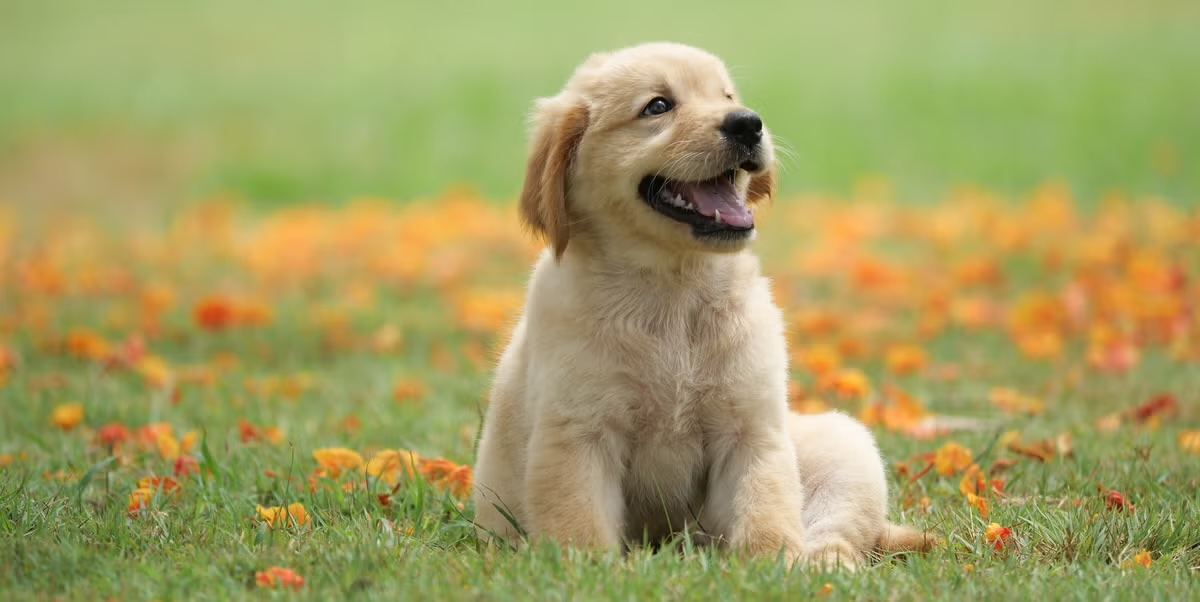
#> input picture Data/Dog.jpg, 1200 x 602 px
$ jupyter execute experiment-7.ipynb   (older library calls are emulated)
#> lines starting #> are read from the running program, lines starting #| are printed output that depends on the picture; after the words box and inside, x2 and y2 are one past the last pixel; in counts of white or black regions, pixels touching at a corner belong together
[cell 1]
import cv2
import numpy as np
import matplotlib.pyplot as plt
from matplotlib.patches import Rectangle
from skimage.feature import graycomatrix, graycoprops
from mpl_toolkits.mplot3d import Axes3D

[cell 2]
image = cv2.imread("../Data/Dog.jpg", cv2.IMREAD_GRAYSCALE)
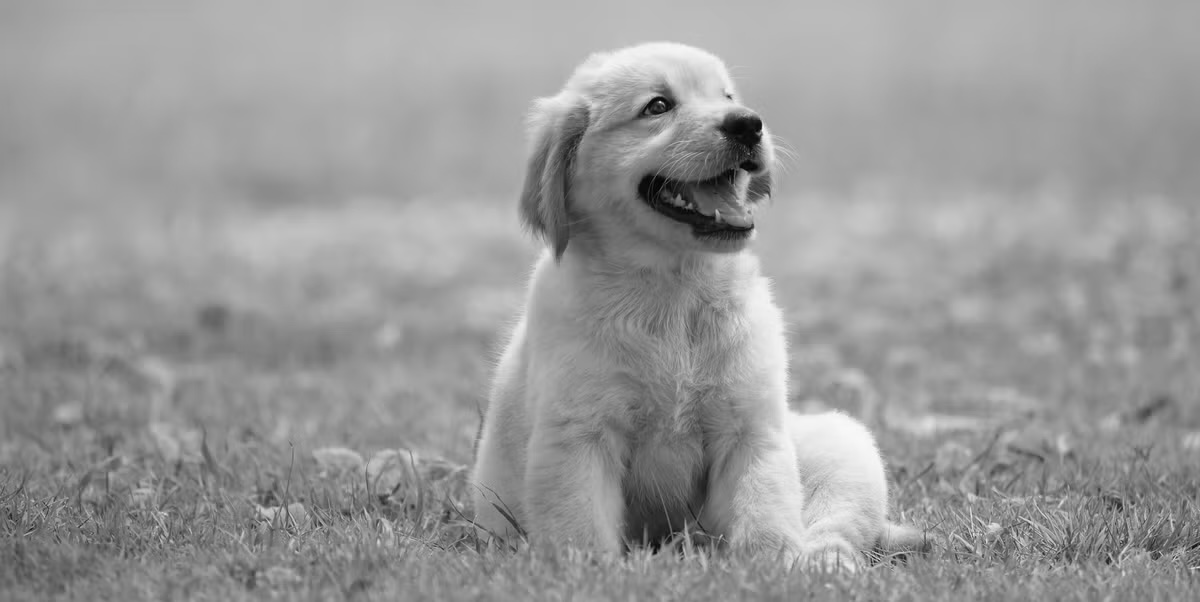
#> image: shape (602, 1200); min 1, max 251, mean 153.1

plt.figure(figsize=(6, 5))
plt.imshow(image, cmap="gray")
plt.title("Original Grayscale Image", fontsize=14)
plt.axis("off")
plt.show()

print("Image Dimensions:", image.shape)
#| Image Dimensions: (602, 1200)

[cell 3]
patch_size = 64

patch_locations = {
    "Background": (150, 100),
    "Fur": (680, 260),
    "Floor": (250, 460)
}

patches = {name: image[y:y + patch_size, x:x + patch_size] for name, (x, y) in patch_locations.items()}
#> patches = 3 items

fig, ax = plt.subplots(figsize=(10, 5))
ax.imshow(image, cmap="gray")
ax.set_title("Original Image with Selected Texture Patches", fontsize=14, fontweight="bold")

colors = ["red", "lime", "cyan"]

for (name, (x, y)), color in zip(patch_locations.items(), colors):
    rect = Rectangle((x, y), patch_size, patch_size, linewidth=2, edgecolor=color, facecolor="none")
    ax.add_patch(rect)
    ax.text(x, y - 8, name, color=color, fontsize=11, fontweight="bold")

ax.axis("off")
plt.tight_layout()
plt.show()
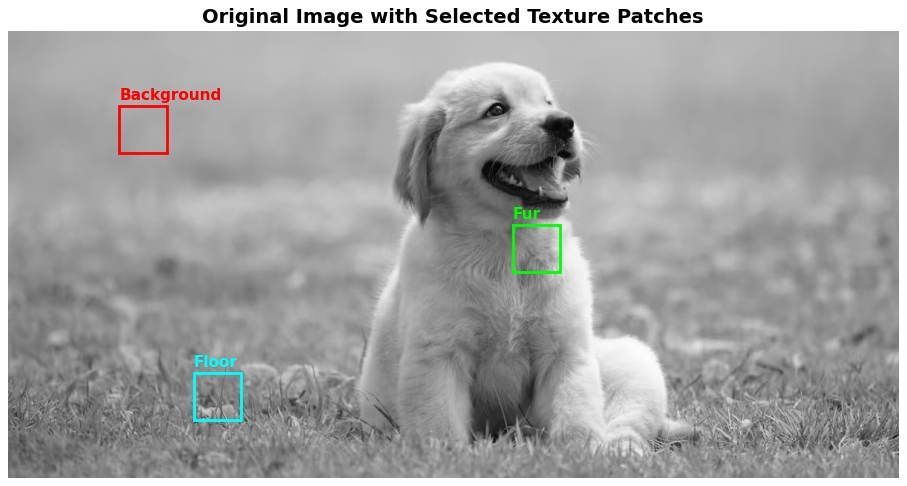
#> figure drawn by matplotlib, 1 panel

[cell 4]
fig, axes = plt.subplots(1, len(patches), figsize=(12, 4))
fig.suptitle(f"Extracted Texture Patches ({patch_size}x{patch_size})", fontsize=14, fontweight="bold")

for idx, (name, patch) in enumerate(patches.items()):
    axes[idx].imshow(patch, cmap="gray")
    axes[idx].set_title(name, fontsize=12)
    axes[idx].axis("off")
#> this loop made 3 passes
#> name on passes 1 to 3: 'Background', 'Fur', 'Floor'

plt.tight_layout()
plt.show()
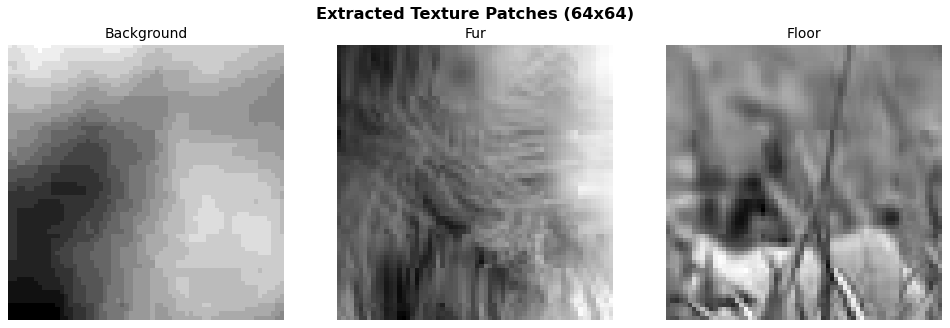
#> figure drawn by matplotlib, 3 panels

[cell 5]
def extract_glcm_features(patch: np.ndarray, levels: int = 16) -> tuple[dict[str, float], np.ndarray]:
    quantized = (patch // (256 // levels)).astype(np.uint8)
    glcm = graycomatrix(
        quantized,
        distances=[1],
        angles=[0, np.pi / 4, np.pi / 2, 3 * np.pi / 4],
        levels=levels,
        symmetric=True,
        normed=True
    )
    props = {
        "Dissimilarity": float(np.mean(graycoprops(glcm, "dissimilarity"))),
        "Correlation": float(np.mean(graycoprops(glcm, "correlation"))),
        "Contrast": float(np.mean(graycoprops(glcm, "contrast"))),
        "Homogeneity": float(np.mean(graycoprops(glcm, "homogeneity"))),
        "Energy": float(np.mean(graycoprops(glcm, "energy")))
    }
    return props, glcm

features = {}
glcm_matrices = {}

for name, patch in patches.items():
    props, glcm = extract_glcm_features(patch)
    features[name] = props
    glcm_matrices[name] = glcm
#> this loop made 3 passes
#> pass 1, in extract_glcm_features, `quantized = (patch // (256 // levels)).astype(np.uint8)`:
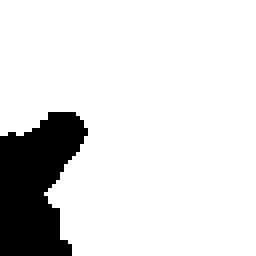
#> quantized: shape (64, 64) (shown 4 times larger); values 9 (black) and 10 (white), 86.7% white; 1 black region, box (x1, y1, x2, y2) and area: (0, 28, 22, 64) 545
#> pass 2, in extract_glcm_features (call 2), `quantized = (patch // (256 // levels)).astype(np.uint8)`:
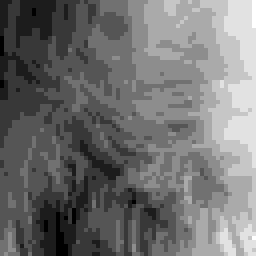
#> quantized: shape (64, 64) (shown 4 times larger); min 5, max 14, mean 8.97; drawn with min black and max white
#> pass 3, in extract_glcm_features (call 3), `quantized = (patch // (256 // levels)).astype(np.uint8)`:
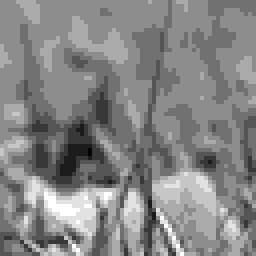
#> quantized: shape (64, 64) (shown 4 times larger); min 3, max 12, mean 7.72; drawn with min black and max white
#> after the loop, features = 3 items; glcm_matrices = 3 items

print("GLCM Texture Features\n")
for name, values in features.items():
    print(name)
    for feature, value in values.items():
        print(f"{feature}: {value:.4f}")
    print()

[cell 6]
fig, axes = plt.subplots(1, len(patches), figsize=(15, 4))
fig.suptitle("Normalized GLCM Matrices (16 Gray Levels, Distance = 1)", fontsize=14, fontweight="bold")

for idx, (name, glcm) in enumerate(glcm_matrices.items()):
    glcm_avg = np.mean(glcm[:, :, 0, :], axis=-1)
    im = axes[idx].imshow(glcm_avg, cmap="Blues")
    axes[idx].set_title(f"{name} GLCM", fontsize=12)
    axes[idx].set_xlabel("Neighbor Gray Level")
    axes[idx].set_ylabel("Reference Gray Level")
    plt.colorbar(im, ax=axes[idx], fraction=0.046, pad=0.04)

plt.tight_layout()
plt.show()
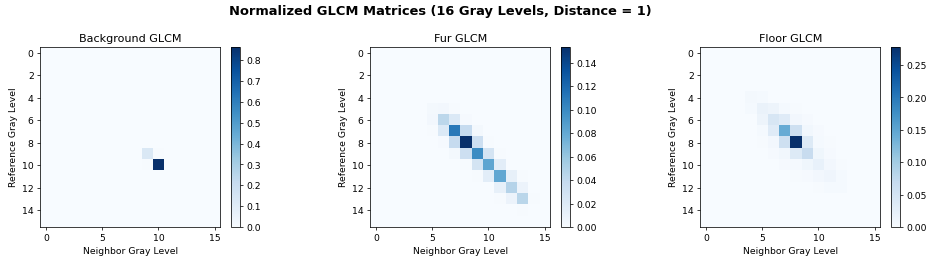
#> figure drawn by matplotlib, 6 panels

[cell 7]
fig, axes = plt.subplots(1, 2, figsize=(14, 5))
fig.suptitle("GLCM 2D Feature Space Comparisons", fontsize=15, fontweight="bold")

for name, values in features.items():
    axes[0].scatter(values["Dissimilarity"], values["Correlation"], s=120, label=name)
    axes[0].annotate(name, (values["Dissimilarity"], values["Correlation"]), textcoords="offset points", xytext=(8, 5), fontweight="bold")

axes[0].set_xlabel("Dissimilarity")
axes[0].set_ylabel("Correlation")
axes[0].set_title("Dissimilarity vs Correlation", fontsize=12)
axes[0].legend()
axes[0].grid(True, alpha=0.3)

for name, values in features.items():
    axes[1].scatter(values["Contrast"], values["Homogeneity"], s=120, label=name)
    axes[1].annotate(name, (values["Contrast"], values["Homogeneity"]), textcoords="offset points", xytext=(8, 5), fontweight="bold")

axes[1].set_xlabel("Contrast")
axes[1].set_ylabel("Homogeneity")
axes[1].set_title("Contrast vs Homogeneity", fontsize=12)
axes[1].legend()
axes[1].grid(True, alpha=0.3)

plt.tight_layout()
plt.show()
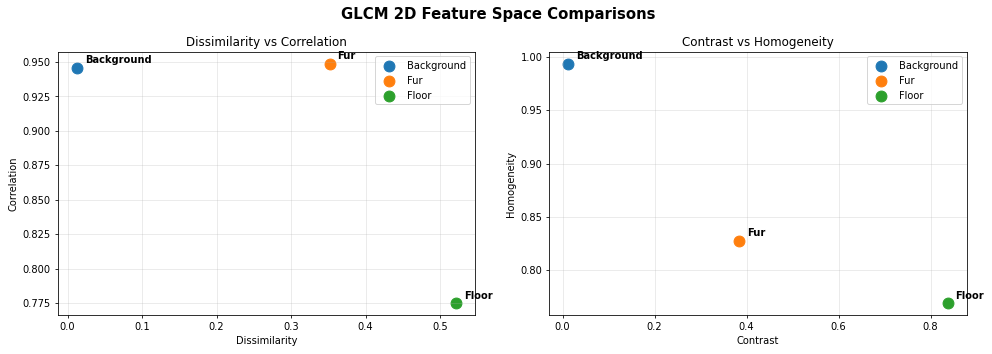
#> figure drawn by matplotlib, 2 panels

[cell 8]
fig = plt.figure(figsize=(9, 6))
ax = fig.add_subplot(111, projection="3d")
fig.suptitle("3D GLCM Feature Space", fontsize=15, fontweight="bold")

for name, values in features.items():
    ax.scatter(values["Dissimilarity"], values["Correlation"], values["Contrast"], s=120, label=name)
    ax.text(values["Dissimilarity"], values["Correlation"], values["Contrast"], f"  {name}", fontweight="bold")

ax.set_xlabel("Dissimilarity")
ax.set_ylabel("Correlation")
ax.set_zlabel("Contrast")
ax.legend()
plt.tight_layout()
plt.show()
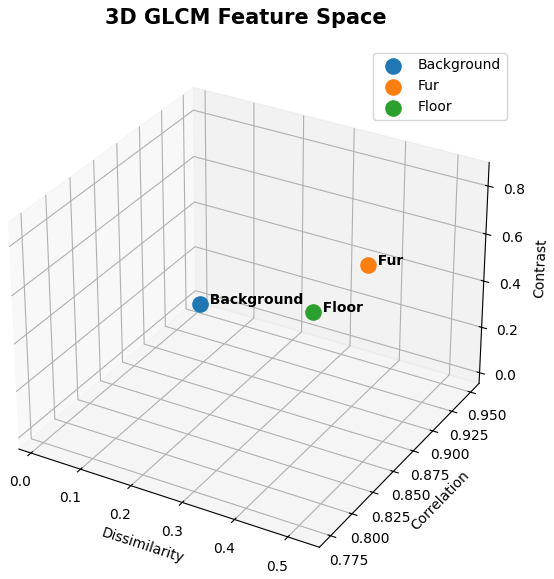
#> figure drawn by matplotlib, 1 panel

$ run again, with Data/Cat.jpg copied over Data/Dog.jpg
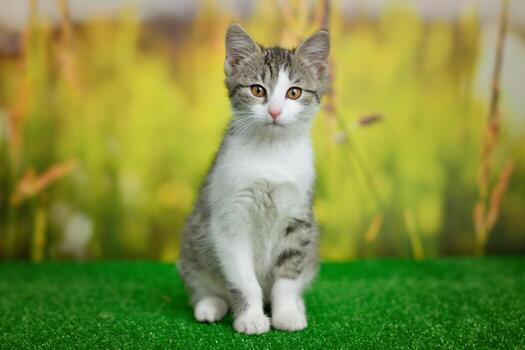
#> input picture Data/Cat.jpg, 525 x 350 px
#| Image Dimensions: (350, 525)
#> patches = 3 items
#> the loop `for idx, (name, patch) in enumerate(patches.items()):` made 3 passes
#> (name, patch) on passes 2 to 3: ('Fur', empty array), ('Floor', empty array)
#> the loop `for idx, (name, glcm) in enumerate(glcm_matrices.items()):` made 1 pass
#> the loop `for name, values in features.items():` made 1 pass
#> `plt.show()`:
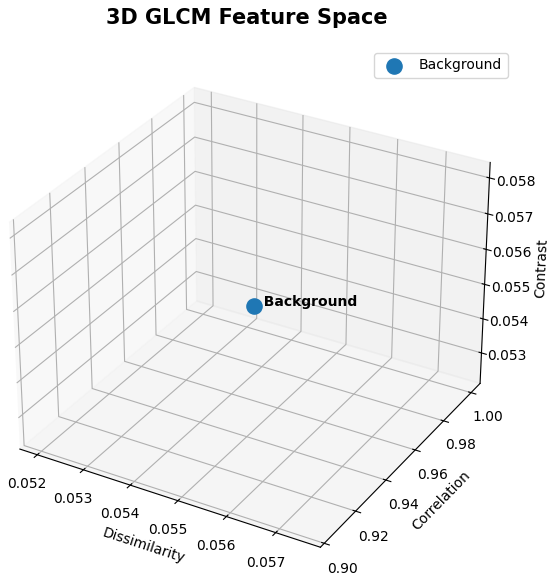
#> figure drawn by matplotlib, 1 panel
